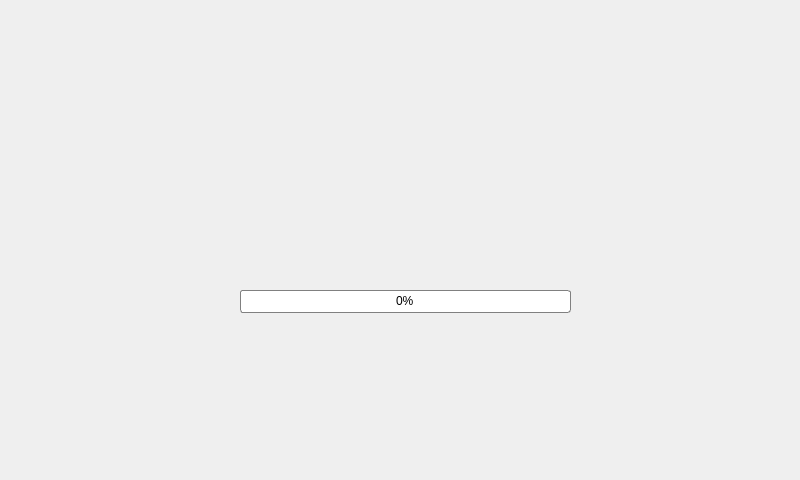
<?xml version="1.0" encoding="UTF-8"?>
<ui version="4.0">
 <class>equipment_testing</class>
 <widget class="QWidget" name="equipment_testing">
  <property name="geometry">
   <rect>
    <x>0</x>
    <y>0</y>
    <width>800</width>
    <height>480</height>
   </rect>
  </property>
  <property name="windowTitle">
   <string>Form</string>
  </property>
  <property name="styleSheet">
   <string notr="true"/>
  </property>
  <widget class="QLabel" name="label">
   <property name="geometry">
    <rect>
     <x>0</x>
     <y>0</y>
     <width>800</width>
     <height>480</height>
    </rect>
   </property>
   <property name="styleSheet">
    <string notr="true">background:url(:/img/images/mmexport1464230866608.png)</string>
   </property>
   <property name="text">
    <string/>
   </property>
  </widget>
  <widget class="QLabel" name="logo">
   <property name="geometry">
    <rect>
     <x>590</x>
     <y>0</y>
     <width>191</width>
     <height>71</height>
    </rect>
   </property>
   <property name="autoFillBackground">
    <bool>false</bool>
   </property>
   <property name="styleSheet">
    <string notr="true">background-image: url(:/img/images/serial_logo.png)</string>
   </property>
   <property name="text">
    <string/>
   </property>
  </widget>
  <widget class="QProgressBar" name="progressBar">
   <property name="geometry">
    <rect>
     <x>240</x>
     <y>290</y>
     <width>331</width>
     <height>23</height>
    </rect>
   </property>
   <property name="autoFillBackground">
    <bool>false</bool>
   </property>
   <property name="styleSheet">
    <string notr="true">QProgressBar:horizontal {
border: 1px solid gray;
border-radius: 3px;
background: white;
padding: 1px;
}
QProgressBar::chunk {
   background-color: #6893b3;
   width: 20px;
}

QProgressBar {
   border: 2px solid grey;
   border-radius: 5px;
   text-align: center;
}</string>
   </property>
   <property name="value">
    <number>0</number>
   </property>
  </widget>
  <widget class="QPushButton" name="back_but">
   <property name="geometry">
    <rect>
     <x>0</x>
     <y>0</y>
     <width>191</width>
     <height>63</height>
    </rect>
   </property>
   <property name="styleSheet">
    <string notr="true">background: transparent;</string>
   </property>
   <property name="text">
    <string/>
   </property>
   <property name="flat">
    <bool>true</bool>
   </property>
  </widget>
 </widget>
 <resources/>
 <connections/>
</ui>
